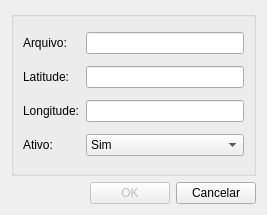
<?xml version="1.0" encoding="UTF-8"?>
<ui version="4.0">
 <class>PcdForm</class>
 <widget class="QDialog" name="PcdForm">
  <property name="geometry">
   <rect>
    <x>0</x>
    <y>0</y>
    <width>267</width>
    <height>215</height>
   </rect>
  </property>
  <property name="windowTitle">
   <string>Ponto</string>
  </property>
  <layout class="QVBoxLayout">
   <item>
    <widget class="QGroupBox" name="groupBox">
     <property name="title">
      <string/>
     </property>
     <layout class="QGridLayout">
      <item row="0" column="0">
       <widget class="QLabel" name="label">
        <property name="text">
         <string>Arquivo:</string>
        </property>
       </widget>
      </item>
      <item row="0" column="1">
       <widget class="QLineEdit" name="ledColPointFileName"/>
      </item>
      <item row="1" column="0">
       <widget class="QLabel" name="label_2">
        <property name="text">
         <string>Latitude:</string>
        </property>
       </widget>
      </item>
      <item row="1" column="1">
       <widget class="QLineEdit" name="ledColPointLatitude"/>
      </item>
      <item row="2" column="0">
       <widget class="QLabel" name="label_3">
        <property name="text">
         <string>Longitude:</string>
        </property>
       </widget>
      </item>
      <item row="2" column="1">
       <widget class="QLineEdit" name="ledColPointLongitude"/>
      </item>
      <item row="3" column="0">
       <widget class="QLabel" name="label_4">
        <property name="text">
         <string>Ativo:</string>
        </property>
       </widget>
      </item>
      <item row="3" column="1">
       <widget class="QComboBox" name="activeCmb">
        <item>
         <property name="text">
          <string>Sim</string>
         </property>
        </item>
        <item>
         <property name="text">
          <string>Não</string>
         </property>
        </item>
       </widget>
      </item>
     </layout>
    </widget>
   </item>
   <item>
    <layout class="QHBoxLayout">
     <item>
      <spacer>
       <property name="orientation">
        <enum>Qt::Horizontal</enum>
       </property>
       <property name="sizeHint" stdset="0">
        <size>
         <width>40</width>
         <height>20</height>
        </size>
       </property>
      </spacer>
     </item>
     <item>
      <widget class="QPushButton" name="okBtn">
       <property name="enabled">
        <bool>false</bool>
       </property>
       <property name="toolTip">
        <string>&lt;html&gt;&lt;head&gt;&lt;meta name=&quot;qrichtext&quot; content=&quot;1&quot; /&gt;&lt;style type=&quot;text/css&quot;&gt;
p, li { white-space: pre-wrap; }
&lt;/style&gt;&lt;/head&gt;&lt;body style=&quot; font-family:'MS Shell Dlg 2'; font-size:8.25pt; font-weight:400; font-style:normal;&quot;&gt;
&lt;p style=&quot; margin-top:0px; margin-bottom:0px; margin-left:0px; margin-right:0px; -qt-block-indent:0; text-indent:0px;&quot;&gt;Salvar alterações&lt;/p&gt;&lt;/body&gt;&lt;/html&gt;</string>
       </property>
       <property name="text">
        <string>OK</string>
       </property>
       <property name="icon">
        <iconset theme="confirm"/>
       </property>
      </widget>
     </item>
     <item>
      <widget class="QPushButton" name="cancelBtn">
       <property name="toolTip">
        <string>&lt;html&gt;&lt;head&gt;&lt;meta name=&quot;qrichtext&quot; content=&quot;1&quot; /&gt;&lt;style type=&quot;text/css&quot;&gt;
p, li { white-space: pre-wrap; }
&lt;/style&gt;&lt;/head&gt;&lt;body style=&quot; font-family:'MS Shell Dlg 2'; font-size:8.25pt; font-weight:400; font-style:normal;&quot;&gt;
&lt;p style=&quot; margin-top:0px; margin-bottom:0px; margin-left:0px; margin-right:0px; -qt-block-indent:0; text-indent:0px; font-size:8pt;&quot;&gt;Cancelar alterações&lt;/p&gt;&lt;/body&gt;&lt;/html&gt;</string>
       </property>
       <property name="text">
        <string>Cancelar</string>
       </property>
       <property name="icon">
        <iconset theme="cancel"/>
       </property>
      </widget>
     </item>
    </layout>
   </item>
  </layout>
 </widget>
 <resources>
  <include location="icons.qrc"/>
 </resources>
 <connections/>
</ui>
